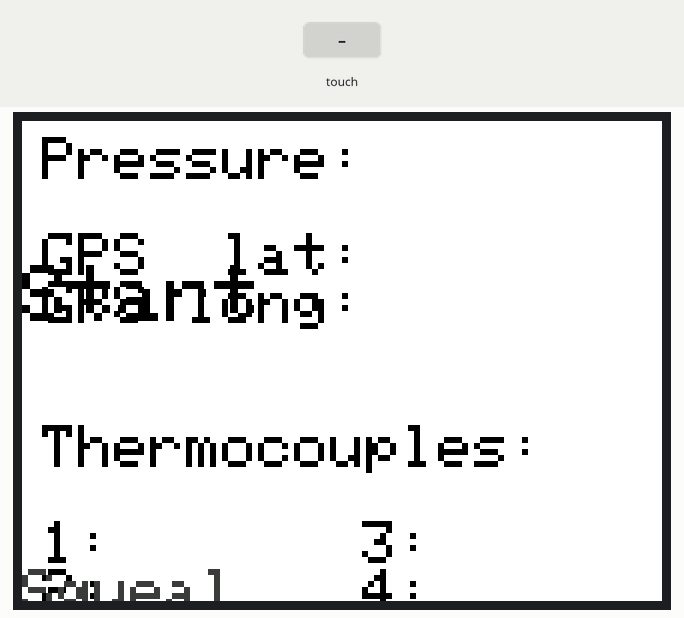
Recording of a sketch running on a simulated Arduino Nano, built with avr-gcc and run on an emulated ATmega328P. On the bench: 320×240 colour display. The inputs (shaded band) are chosen by the test bench.

Above: at 1.4 s.
1.5 s: touch panel pressed at 13 % / 10 % of its raw x / y range
At 1.9 s:
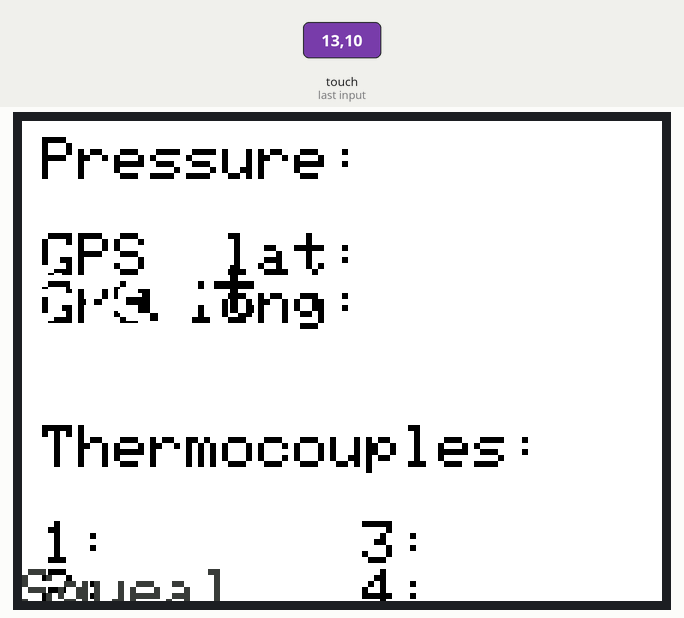
3.0 s: touch panel pressed at 38 % / 10 % of its raw x / y range
At 4.2 s:
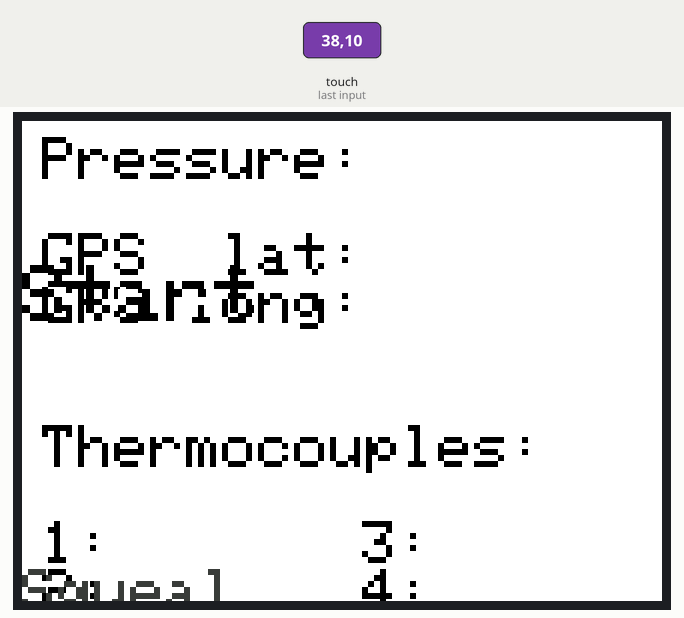
Timing chart, 0 to 6.0 s (numbered marks = the images above; inputs shaded):
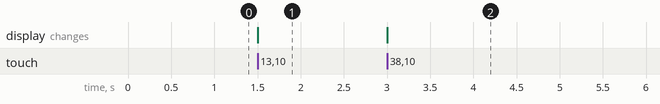

Measured:
- after the input at 1.5 s, the display: changes at once (image 1)
- after the input at 3.0 s, the display: changes at once (image 2)

The sketch:

SenDes_display.ino
```cpp
#include <Adafruit_GFX.h>
#include <Adafruit_TFTLCD.h>
#include <TouchScreen.h>

#define YP A5
#define XM A4
#define YM 31
#define XP 30

#define LCD_CS A3
#define LCD_CD A2
#define LCD_WR A1
#define LCD_RD A0
#define LCD_RESET A6

#define TS_MINX 150
#define TS_MINY 120
#define TS_MAXX 920
#define TS_MAXY 940

#define TFTWIDTH   480
#define TFTHEIGHT  320

#define HEADTEXT 3          // text-size to be used for headers & display data

#define BOXSIZE 40
#define BOXWIDE 160
#define BOXHIGH 120
#define PENRADIUS 3
#define DATAWIDE HEADTEXT*6 // width of a single character of header text
#define DATAHIGH HEADTEXT*8 // height of a single character of header text
#define FRAMESIZE 5        // width of the frame around the Squeal button

#define BLACK   0x0000
#define BLUE    0x001F
#define RED     0xF800
#define GREEN   0x07E0
#define CYAN    0x07FF
#define MAGENTA 0xF81F
#define YELLOW  0xFFE0
#define WHITE   0xFFFF
#define GRAY    0x7BEF
#define LITEGRAY 0xC618
#define DARKGRAY 0x39E7

#define BACKCOLOR WHITE
#define TESTCOLOR BLUE

#define MINPRESSURE 10
#define MAXPRESSURE 1000

#define BUFFMAX 4

class tsbutton {
  private:
    bool* buffpoint;
    bool buttbuff[BUFFMAX];
    bool ispressed;
    bool waspressed;

  public:
    tsbutton();
    ~tsbutton();
    bool buttonPress(bool);
    bool isPressed();
    bool wasJustPressed();
    bool wasJustReleased();
};


// GLOBALS //
TouchScreen ts = TouchScreen(XP, YP, XM, YM, 258);
Adafruit_TFTLCD tft(LCD_CS, LCD_CD, LCD_WR, LCD_RD, LCD_RESET);
int dummyval = 1234;
bool logging = false, isSqueal = false, wasSqueal = false;
tsbutton startButton, squealButton;


// **** **** **** **** //
//                     //
//     MAIN PROGRAM    //
//                     //
// **** **** **** **** //

void setup() {
  tft.reset();
  uint16_t identifier = tft.readID();

  //  if(identifier == 0x9325) {
  //    Serial.println(F("Found ILI9325 LCD driver"));
  //  } else if(identifier == 0x9328) {
  //    Serial.println(F("Found ILI9328 LCD driver"));
  //  } else if(identifier == 0x7575) {
  //    Serial.println(F("Found HX8347G LCD driver"));
  //  } else if(identifier == 0x9341) {
  //    Serial.println(F("Found ILI9341 LCD driver"));
  //  } else if(identifier == 0x8357) {
  //    Serial.println(F("Found HX8357D LCD driver"));
  //  } else {
  //    Serial.print(F("Unknown LCD driver chip: "));
  //    Serial.println(identifier, HEX);
  //    Serial.println(F("If using the Adafruit 2.8\" TFT Arduino shield, the line:"));
  //    Serial.println(F("  #define USE_ADAFRUIT_SHIELD_PINOUT"));
  //    Serial.println(F("should appear in the library header (Adafruit_TFT.h)."));
  //    Serial.println(F("If using the breakout board, it should NOT be #defined!"));
  //    Serial.println(F("Also if using the breakout, double-check that all wiring"));
  //    Serial.println(F("matches the tutorial."));
  //    return;
  //  }

  if ((identifier == 0x9325) || (identifier == 0x9328) || (identifier == 0x7575) || (identifier == 0x9341) || (identifier == 0x8357))
    tft.begin(identifier);
  else
    return;

  tft.fillScreen(BACKCOLOR);
  tft.setRotation(1);
  writeHeaderText();
  drawFrame();
  drawButtons();
  Serial.begin(9600);
}

void loop() {
  TSPoint p = ts.getPoint();
  int coord;

  if (MINPRESSURE < p.z && p.z < MAXPRESSURE) {
    coord = map(p.y, TS_MAXY, TS_MINY, 0, TFTWIDTH);
    p.y = map(p.x, TS_MINX, TS_MAXX, 0, TFTHEIGHT);
    p.x = coord;

    if (p.x > (TFTWIDTH - BOXWIDE)) { // **** button pressed ****
      if (p.y < BOXHIGH) { // **** start/stop button ****
        if (startButton.buttonPress(true) && startButton.wasJustPressed()) {
          logging = !logging;
          drawButtons();
          delay(250); // **** debounce start/stop button ****
        }
        squealButton.buttonPress(false);
      } else if ((p.y >= BOXHIGH) && logging) { // **** squeal button pressed, while data-logging ****
        startButton.buttonPress(false);
        squealButton.buttonPress(true);
      } else { // **** squeal button pressed, while NOT data-logging ****
        startButton.buttonPress(false);
        squealButton.buttonPress(false);
        updateDisplay();
      }
    } else { // **** NO BUTTON PRESSED ****
      startButton.buttonPress(false);
      squealButton.buttonPress(false);
    }
  } else {
    startButton.buttonPress(false);
    squealButton.buttonPress(false);
  }

  /*
  isSqueal = squealButton.isPressed();
  // **** Draw a square in the bottom right of the display to indicate squeal has started ****
  // **** >> erase when squeal has ended, and ignore otherwise ****
  if (isSqueal && !wasSqueal) {
    tft.fillRect(TFTWIDTH - BOXSIZE, TFTHEIGHT - BOXSIZE, TFTWIDTH, TFTHEIGHT, TESTCOLOR);
  } else if (wasSqueal && ! isSqueal) {
    tft.fillRect(TFTWIDTH - BOXSIZE, TFTHEIGHT - BOXSIZE, TFTWIDTH, TFTHEIGHT, BACKCOLOR);
  }
  wasSqueal = isSqueal;
  */

  if (squealButton.wasJustPressed()) {
    drawSquealButton();
    isSqueal = true;
  } else if (squealButton.wasJustReleased()) {
    drawSquealButton();
    isSqueal = false;
  }


}


// **** **** **** **** //
//                     //
//   UNCLASSED  FXNS   //
//                     //
// **** **** **** **** //

// **** Fxn responsible for (re)drawing Start/Stop button ****
void drawButtons() {
  tft.setTextSize(4);
  tft.setCursor(TFTWIDTH - BOXWIDE + 20, 40);
  if (logging) {
    tft.fillRect(TFTWIDTH - BOXWIDE, 0, BOXWIDE, BOXHIGH, RED);
    tft.setTextColor(WHITE);
    tft.print("Stop");
  } else {
    tft.fillRect(TFTWIDTH - BOXWIDE, 0, BOXWIDE, BOXHIGH, GREEN);
    tft.setTextColor(BLACK);
    tft.print("Start");
  }
  drawSquealButton();
}

// **** Fxn responsible for drawing frame around Squeal/Squealing button ****
void drawFrame() {
  tft.fillRect(TFTWIDTH - BOXWIDE, BOXHIGH - 1, BOXWIDE, TFTHEIGHT + 1, DARKGRAY);
}

// **** Fxn responsible for (re)drawing Squeal/Squealing button ****
void drawSquealButton() {
  int squealboxcolor;
  int squealtextcolor;
  tft.setTextSize(3);
  tft.setCursor(TFTWIDTH - BOXWIDE + 25, 200);
  tft.setTextColor(DARKGRAY);
  if (logging) {
    if (squealButton.isPressed()) {
      squealboxcolor = GRAY;
    } else {
      squealboxcolor = LITEGRAY;
    }
  } else {
    squealboxcolor = DARKGRAY;
  }
  tft.fillRect(TFTWIDTH - BOXWIDE + FRAMESIZE, BOXHIGH + FRAMESIZE, BOXWIDE - (2*FRAMESIZE), TFTHEIGHT - BOXHIGH - (2*FRAMESIZE), squealboxcolor);
  tft.print("Squeal");
}

// **** Fxn responsible for updating display with most recent/relevant Pressure value ****
void updatePressureDisplay() {
  tft.setCursor(10 + (DATAWIDE * 9), 8 + (DATAHIGH * 0));
  tft.fillRect(10 + (DATAWIDE * 9), 8 + (DATAHIGH * 0), 8 * DATAWIDE, DATAHIGH, BACKCOLOR);
  tft.print(dummyval, DEC); dummyval++;
}

// **** Fxn responsible for updating display with most recent/relevant GPS data ****
void updateGPSDisplay() {
  tft.setCursor(10 + (DATAWIDE * 9), 8 + (DATAHIGH * 2));
  tft.fillRect(10 + (DATAWIDE * 9), 8 + (DATAHIGH * 2), 8 * DATAWIDE, 2 * DATAHIGH, BACKCOLOR);
  tft.print(dummyval, DEC); dummyval++;
  tft.setCursor(10 + (DATAWIDE * 9), 8 + (DATAHIGH * 3));
  tft.print(dummyval, DEC); dummyval++;
}

// **** Fxn responsible for updating display with most recent/relevant Temperature values ****
void updateThermoDisplay() {
  tft.fillRect(10 + (DATAWIDE * 3), 8 + (DATAHIGH * 8), 8 * DATAWIDE, 2 * DATAHIGH, BACKCOLOR);
  tft.fillRect((TFTWIDTH / 2) + 10 - 80 + (DATAWIDE * 3), 8 + (DATAHIGH * 8), 8 * DATAWIDE, 2 * DATAHIGH, BACKCOLOR);
  tft.setCursor(10 + (DATAWIDE * 3), 8 + (DATAHIGH * 8));
  tft.print(dummyval, DEC); dummyval++;
  tft.setCursor(10 + (DATAWIDE * 3), 8 + (DATAHIGH * 9));
  tft.print(dummyval, DEC); dummyval++;
  tft.setCursor((TFTWIDTH / 2) + 10 - 80 + (DATAWIDE * 3), 8 + (DATAHIGH * 8));
  tft.print(dummyval); dummyval++;
  tft.setCursor((TFTWIDTH / 2) + 10 - 80 + (DATAWIDE * 3), 8 + (DATAHIGH * 9));
  tft.print(dummyval); dummyval++;
}

// **** Fxn responsible for updating display with most recent/relevant Pressure, Temperature, and GPS data ****
void updateDisplay() {

  tft.setTextColor(BLACK);
  tft.setTextSize(HEADTEXT);

  //updatePressureDisplay();
  updateGPSDisplay();
  //updateThermoDisplay();

}

// **** Fxn responsible for writing headers (e.g. "Pressure:" and "Thermocouples:") to the display ****
void writeHeaderText() {
  tft.setTextColor(BLACK);
  tft.setTextSize(HEADTEXT);

  tft.setCursor(10, 8 + (8 * HEADTEXT * 0)); // **** NOTE: a line's size is given by textsize*8 (per Adafruit_GFX library) ****
  tft.print("Pressure:");            // **** >> use of HEADTEXT to determine where to draw text based on text size ****


  tft.setCursor(10, 8 + (8 * HEADTEXT * 2));
  tft.print("GPS  lat:");
  tft.setCursor(10, 8 + (8 * HEADTEXT * 3));
  tft.print("GPS long:");


  tft.setCursor(10, 8 + (8 * HEADTEXT * 6));
  tft.print("Thermocouples:");

  tft.setCursor(10, 8 + (8 * HEADTEXT * 8));
  tft.print("1:");
  tft.setCursor(10, 8 + (8 * HEADTEXT * 9));
  tft.print("2:");
  tft.setCursor((TFTWIDTH / 2) + 10 - 80, 8 + (8 * HEADTEXT * 8));
  tft.print("3:");
  tft.setCursor((TFTWIDTH / 2) + 10 - 80, 8 + (8 * HEADTEXT * 9));
  tft.print("4:");

}


// **** **** **** **** //
//                     //
//    CLASSED  FXNS    //
//                     //
// **** **** **** **** //

tsbutton::tsbutton(void) {
  buffpoint = buttbuff;
  for (int i = 0; i < BUFFMAX; i++) {
    buttbuff[i] = false;
  }
  ispressed = false;
}

tsbutton::~tsbutton(void) {

}

bool tsbutton::buttonPress(bool bval) {
  *buffpoint = bval;
  buffpoint = ((buffpoint - buttbuff + 1) % BUFFMAX) + buttbuff;
  return isPressed();
}

bool tsbutton::isPressed(void) {
  waspressed = ispressed;
  if (!ispressed) {
    ispressed = true;
    for(int i = 0; i < BUFFMAX; i++) {
      ispressed &= buttbuff[i];
    }
  } else if (ispressed) {
    ispressed = false;
    for(int i = 0; i < BUFFMAX; i++) {
      ispressed |= buttbuff[i];
    }
  }
  return ispressed;
}

bool tsbutton::wasJustPressed(void) {
  bool bval = (ispressed && !waspressed);
  //waspressed = ispressed;
  return bval;
}

bool tsbutton::wasJustReleased(void) {
  //Serial.print("\n isp:"); Serial.print(ispressed);
  //Serial.print("\nwasp:"); Serial.print(waspressed);
  bool bval = (!ispressed && waspressed);
  //waspressed = ispressed;
  //Serial.print("\nnwsp:"); Serial.print(waspressed);
  return bval;
}
```
